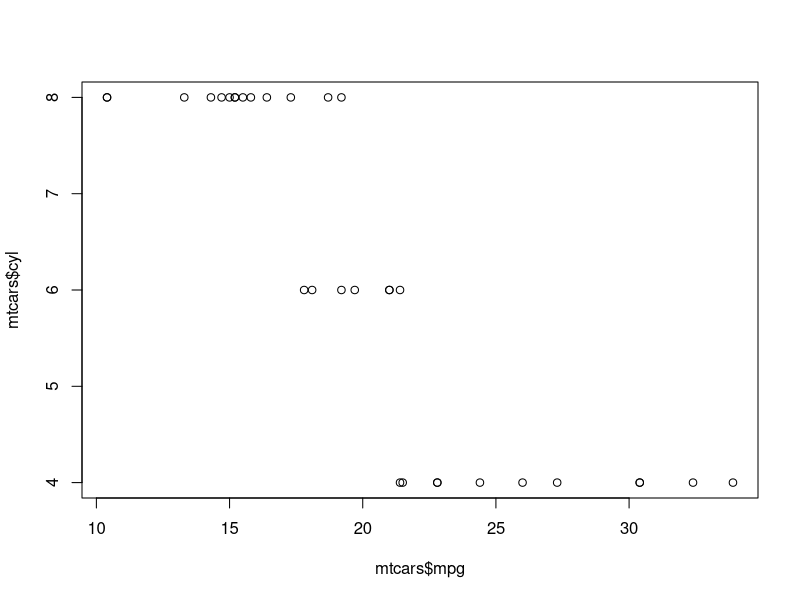
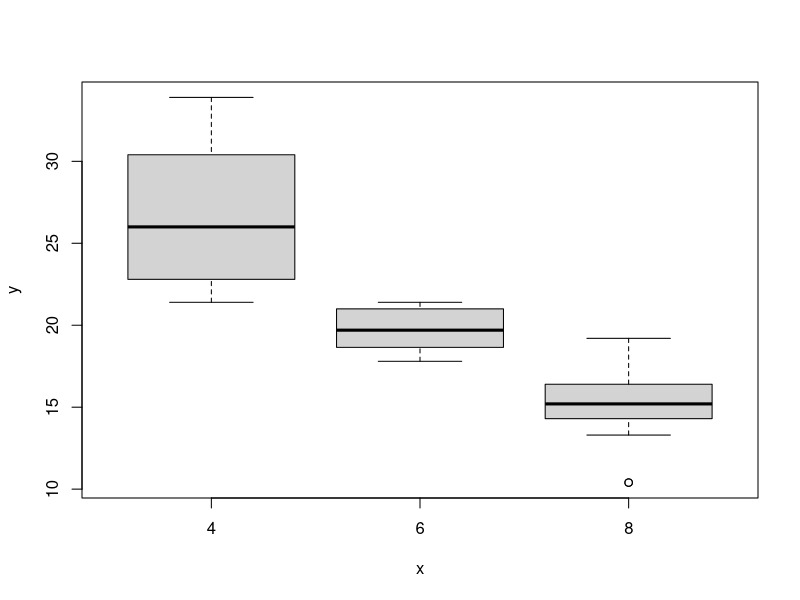
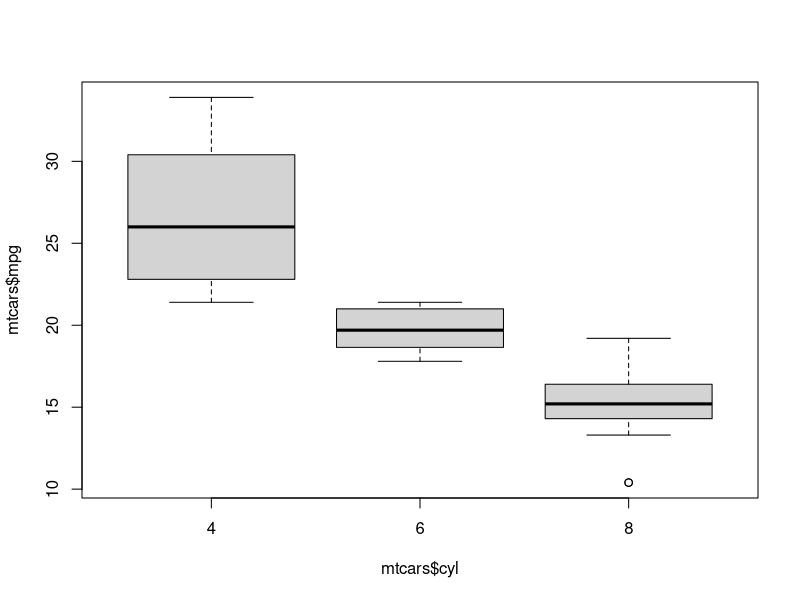
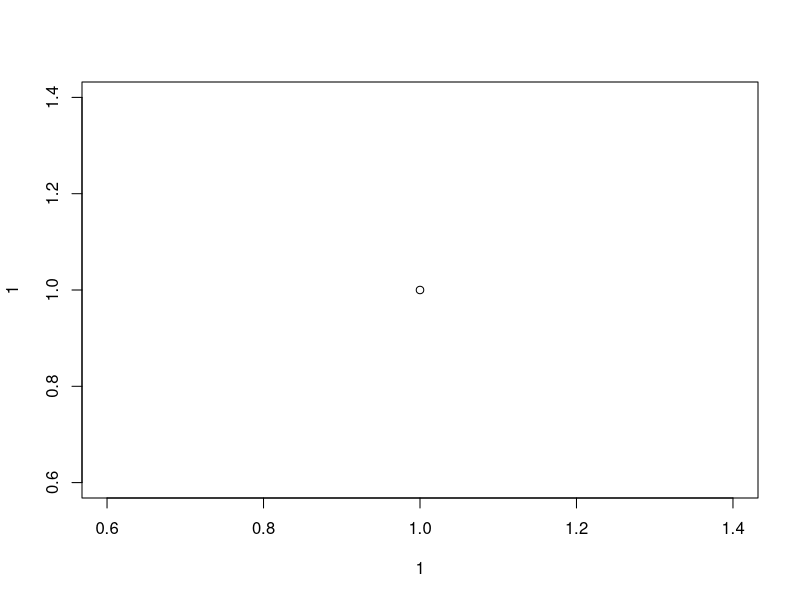

R code for these plots, in order:
## ---- chunk 1
# your code goes here
# a pound sign (hashtag) in front of text means it won't be executed
lm(mpg ~ wt, data = mtcars)
## ---- chunk 2
westernQuant <- read.delim("materials/westernQuant.txt", header = TRUE)
## ---- chunk 3
mtcars <- mtcars

mtcars

mtcars = mtcars
summary(mtcars)
## ---- chunk 4
plot(mtcars$mpg, mtcars$cyl)

plot(as.factor(mtcars$cyl), mtcars$mpg)
## ---- chunk 5
boxplot(mtcars$mpg ~ mtcars$cyl)
## ---- chunk 6
png(filename = "bob.png")
plot(1, 1)
dev.off()
## ---- chunk 7
t.test(1:10, y = c(7:20))

# sleep is a pre-loaded dataset in R
sleep

t.test(extra ~ group, data = sleep)
## ---- chunk 8

## ---- chunk 9

## ---- chunk 10

